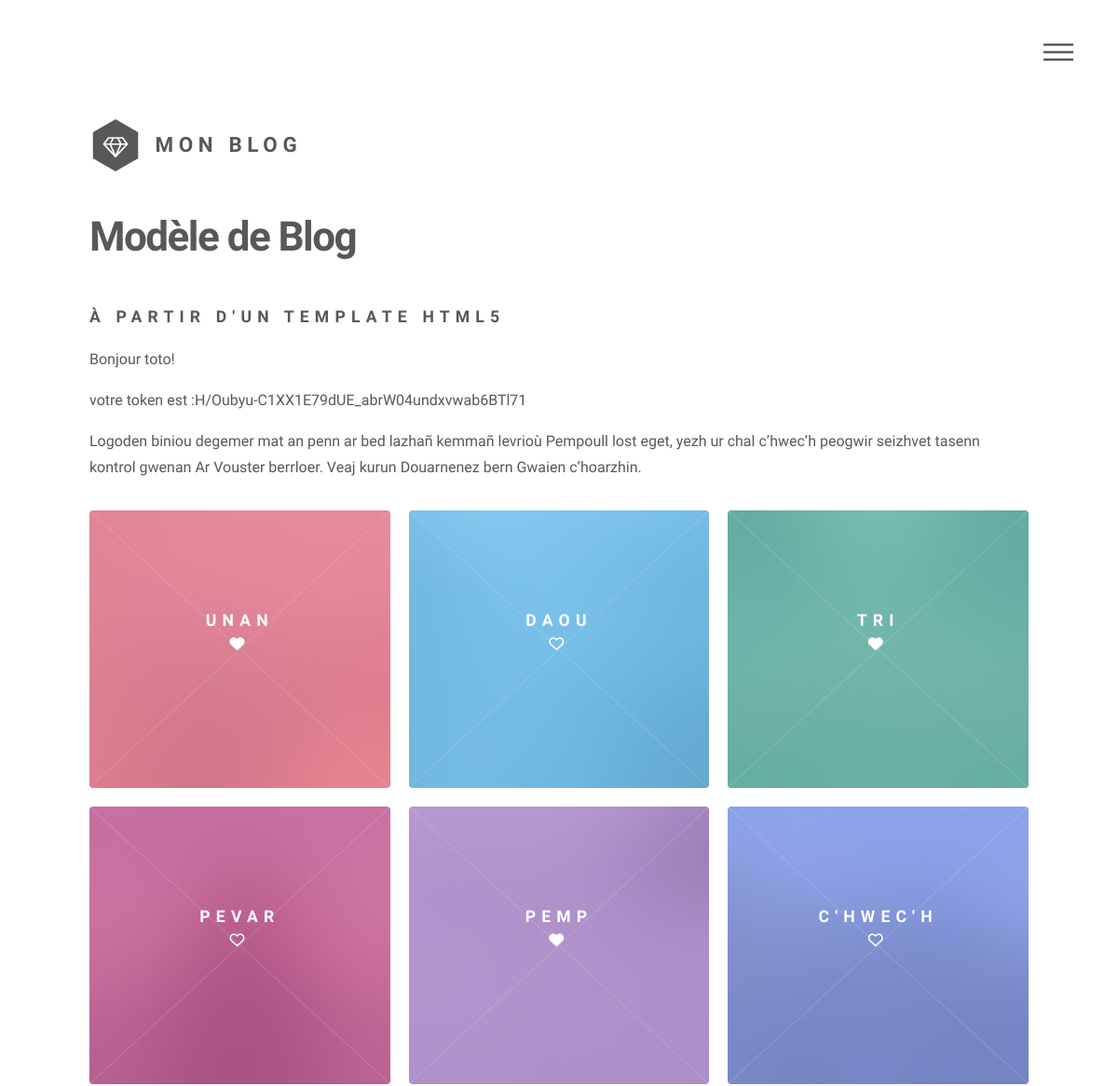
The page /accueil.php (signed in, upper part) on the database as committed earlier.
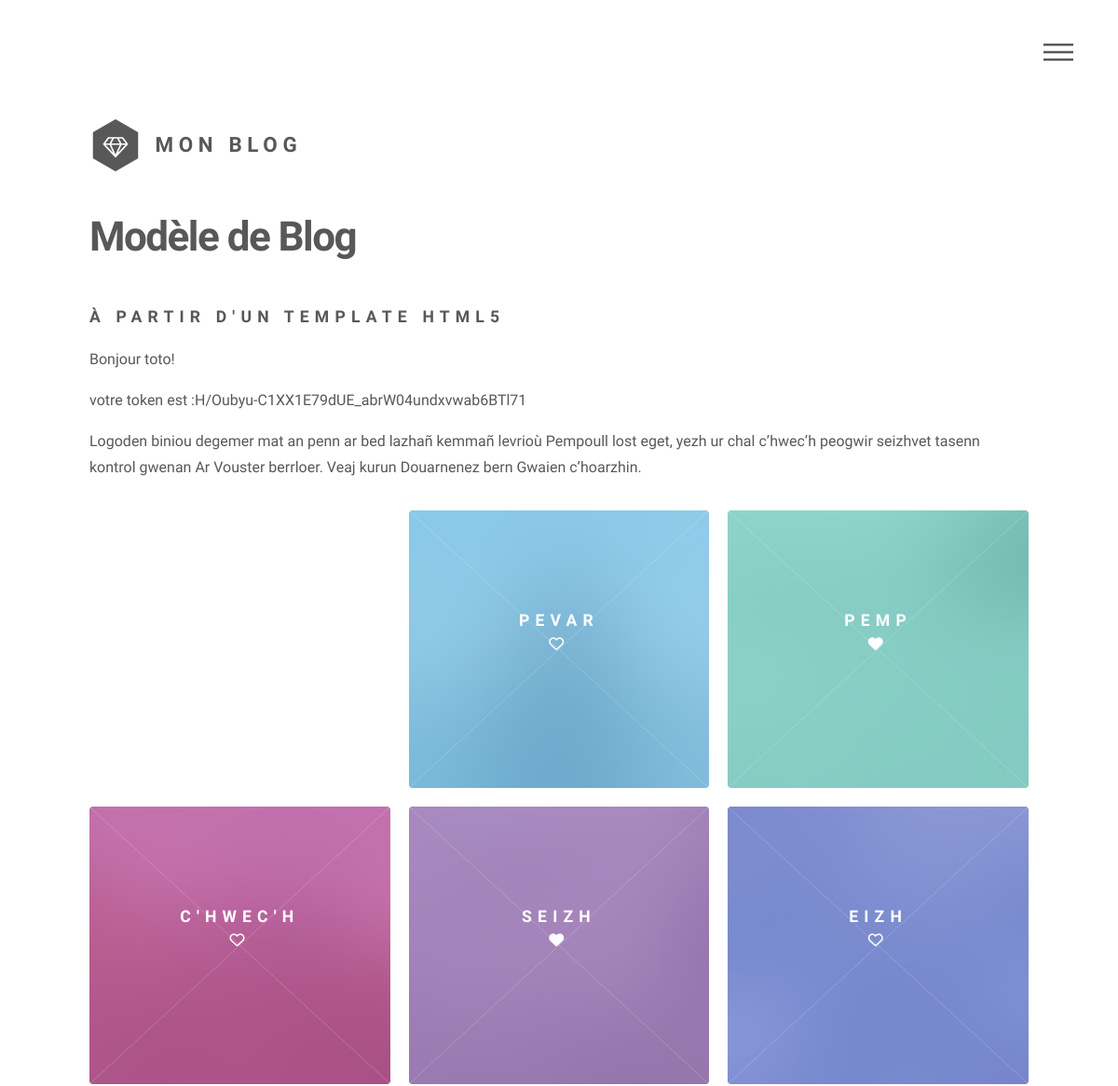
The same page on the database as committed later.
### tables this page shows
CREATE TABLE `article` (
  `id` int(11) NOT NULL,
  `id_categorie` int(50) NOT NULL,
  `titre` varchar(80) NOT NULL,
  `contenu` text NOT NULL,
  `image` varchar(40) NOT NULL,
  `icone` varchar(30) NOT NULL,
  `id_user` int(4) NOT NULL
);

### util/util.php (called while the page is built, shortened)
<?php
function auth(){
 $token=$_SESSION['user_token'] ?? null;
 if($token!=null){
    return "OK";
 }
 else {
    return "NOK";
 }
}

### accueil.php (the view, shortened to what this page needs)
<?php
include_once('util/util.php');
if(auth()=="OK"){
include_once('layouts/header.php'); ?>
					<div id="main">
						<div class="inner">
							<header>
								<h1>Modèle de Blog </h1><h2>à partir d'un template html5</h2>
								<?php
					echo " <p> Bonjour ". $_SESSION['user_login'] ."!</p>";
					echo "<p> votre token est :".$_SESSION['user_token'] ."</p>";
								?>
								<p>Logoden biniou degemer mat an penn ar bed lazhañ kemmañ levrioù Pempoull lost eget, yezh ur chal c’hwec’h peogwir seizhvet tasenn kontrol gwenan Ar Vouster berrloer.
									Veaj kurun Douarnenez bern Gwaien c’hoarzhin.</p>
							</header>
							<section class="tiles">
								<?php
									$reponse=$pdo->query('SELECT id,titre,contenu, icone, image FROM article');
										$nbstyle=1;
								while($donnees=$reponse->fetch()){
								?>
								<article class="style<?php echo $nbstyle;?>">
									<span class="image">
										<img src="images/<?php echo $donnees['image']; ?>" alt="<?php $donnees['titre'];?>" />
									</span>
									<a href="article.php?id=<?php echo $donnees['id']; ?>">
										<h2><?php echo $donnees['titre'];?></h2>
										<h3><i class="<?php echo $donnees['icone'];?>"></i></h3>
									</a>
									<?php $nbstyle++; ?>
								</article>
							    <?php }
								?>
							</section>
						</div>
					</div>
					<?php include_once('layouts/footer.php');
}
else
header('Location: index.php');
					?>

Rows that differ between the two databases and show on the page:
removed article: image (picture), titre "UNAN"
removed article: image (picture), titre "DAOU"
removed article: image (picture), titre "TRI"
now on this page (row unchanged): article: image (picture), titre "SEIZH"
now on this page (row unchanged): article: image (picture), titre "EIZH"
